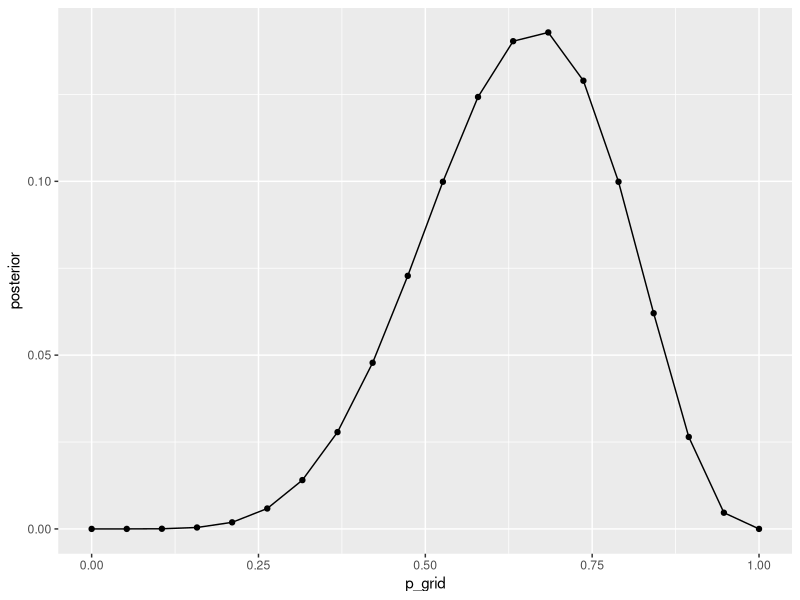
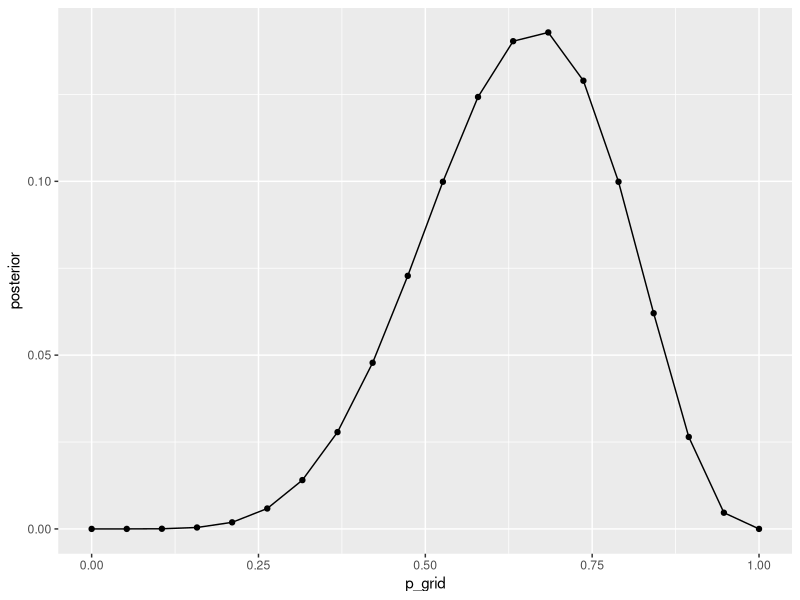
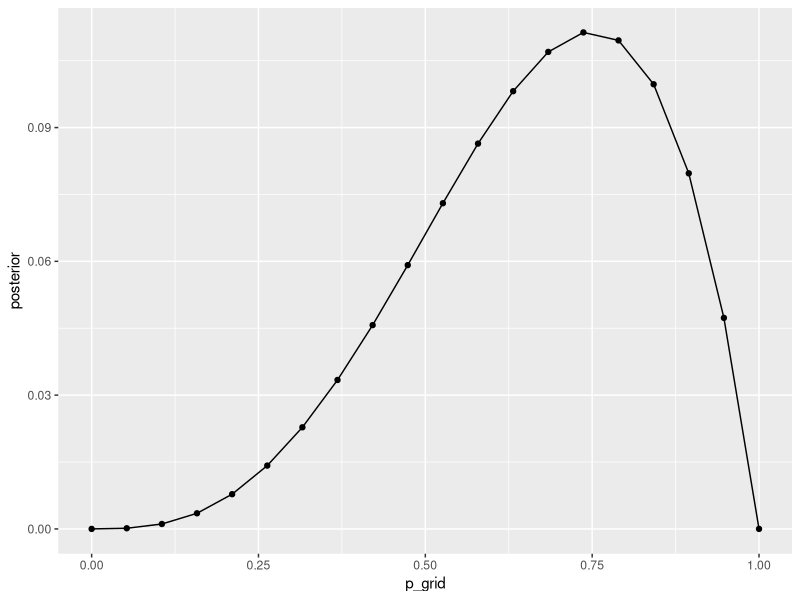
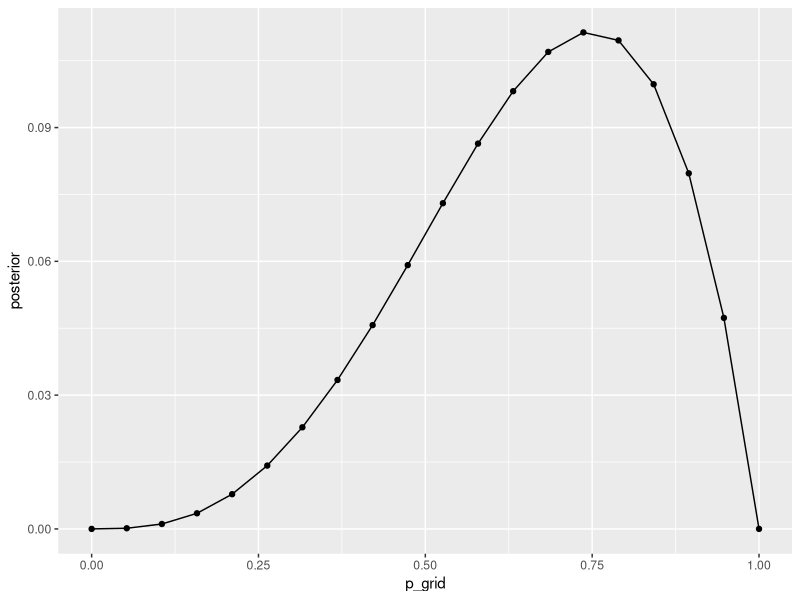
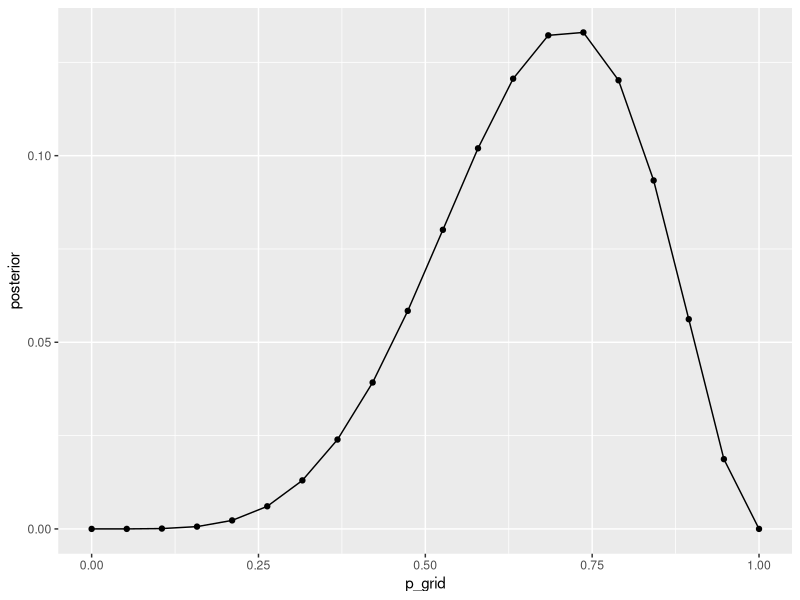
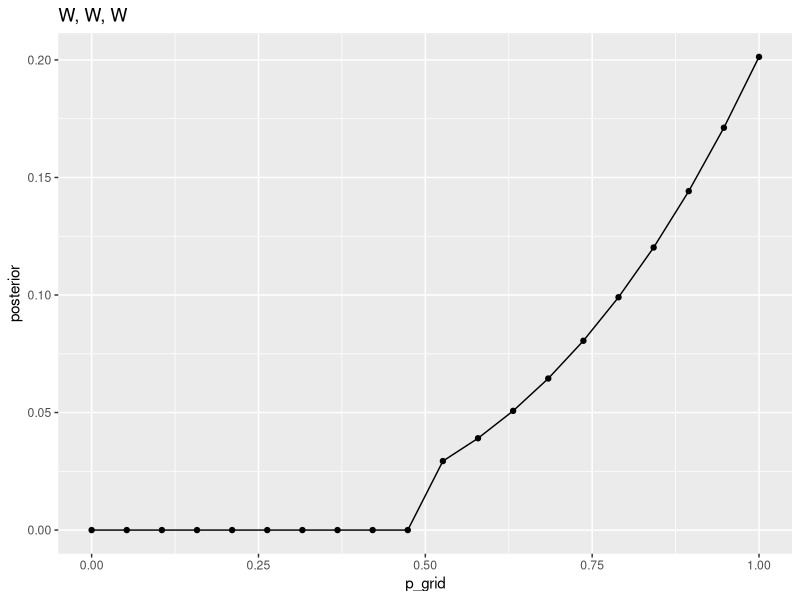
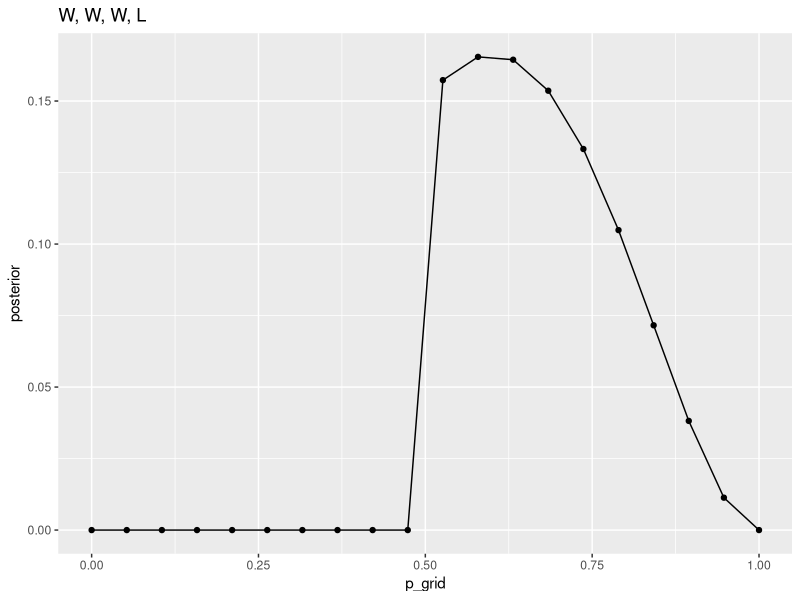
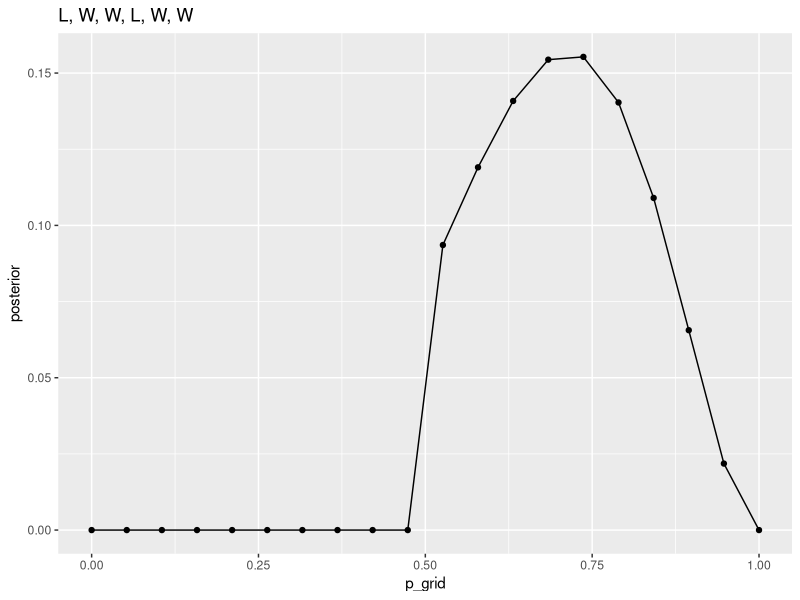

The R source for these figures, in order:
## ---- chunk 1
#| label: setup
#| output: false

library(tidyverse)
## ---- chunk 2
#define grid
p_grid <- 
  seq(from = 0, to = 1, length.out = 20)

#define prior
prior <- 
  rep(1, 20)

#compute likelihood at each value in grid
likelihood <- 
  dbinom(6, size = 9, prob = p_grid)

#compute compute product of likelihood and prior
unstd.posterior  <- 
  likelihood * prior

# standardize the posterior, so it sums to 1
posterior <- 
  unstd.posterior / sum(unstd.posterior)

## ---- chunk 3
# Put it in tibble
data <- 
  tibble(
    p_grid,
    prior,
    likelihood,
    unstd.posterior,
    posterior
  )

data |> 
  ggplot(aes(p_grid, posterior)) +
  geom_point() +
  geom_line()
## ---- chunk 4
data |> 
  mutate(
    likelihood = dbinom(3, size = 3, prob = p_grid)
  ) |> 
  ggplot(aes(p_grid, posterior)) +
  geom_point() +
  geom_line()
## ---- chunk 5
# make it a tibble
tibble(
  p_grid           = seq(from = 0, to = 1, length.out = 20),
  prior            = rep(1, 20),
  # this here is the thing that changes
  likelihood       = dbinom(3, size = 4, prob = p_grid),
  unstd.posterior  =  likelihood * prior,
  posterior        = unstd.posterior / sum(unstd.posterior)
) |> 
  #plot it
  ggplot(aes(p_grid, posterior)) +
  geom_point() +
  geom_line()
## ---- chunk 6
# make it a tibble
tibble(
  p_grid           = seq(from = 0, to = 1, length.out = 20),
  prior            = rep(1, 20),
  # this here is the thing that changes
  likelihood       = dbinom(3, size = 4, prob = p_grid),
  unstd.posterior  =  likelihood * prior,
  posterior        = unstd.posterior / sum(unstd.posterior)
) |> 
  #plot it
  ggplot(aes(p_grid, posterior)) +
  geom_point() +
  geom_line()
## ---- chunk 7
# make it a tibble
tibble(
  p_grid           = seq(from = 0, to = 1, length.out = 20),
  prior            = rep(1, 20),
  # this here is the thing that changes
  likelihood       = dbinom(5, size = 7, prob = p_grid),
  unstd.posterior  =  likelihood * prior,
  posterior        = unstd.posterior / sum(unstd.posterior)
) |> 
  #plot it
  ggplot(aes(p_grid, posterior)) +
  geom_point() +
  geom_line()
## ---- chunk 8
ifelse(p_grid < 0.5, 0, 1)
## ---- chunk 9
#| echo: false

# make it a tibble
tibble(
  p_grid           = seq(from = 0, to = 1, length.out = 20),
  # yeah well, I just put the above call in here
  prior            = ifelse(p_grid < 0.5, 0, 1),
  # And change the values according to the above sample
  likelihood       = dbinom(3, size = 3, prob = p_grid),
  unstd.posterior  = likelihood * prior,
  posterior        = unstd.posterior / sum(unstd.posterior)
) |> 
  #plot it
  ggplot(aes(p_grid, posterior)) +
  geom_point() +
  geom_line() +
  labs(
    title = "W, W, W"
  )
## ---- chunk 10
#| echo: false

# make it a tibble
tibble(
  p_grid           = seq(from = 0, to = 1, length.out = 20),
  # yeah well, I just put the above call in here
  prior            = ifelse(p_grid < 0.5, 0, 1),
  # And change the values according to the above sample
  likelihood       = dbinom(3, size = 5, prob = p_grid),
  unstd.posterior  = likelihood * prior,
  posterior        = unstd.posterior / sum(unstd.posterior)
) |> 
  #plot it
  ggplot(aes(p_grid, posterior)) +
  geom_point() +
  geom_line() +
  labs(title = "W, W, W, L"
  )
## ---- chunk 11
#| echo: false

# make it a tibble
tibble(
  p_grid           = seq(from = 0, to = 1, length.out = 20),
  # yeah well, I just put the above call in here
  prior            = ifelse(p_grid < 0.5, 0, 1),
  # And change the values according to the above sample
  likelihood       = dbinom(5, size = 7, prob = p_grid),
  unstd.posterior  = likelihood * prior,
  posterior        = unstd.posterior / sum(unstd.posterior)
) |> 
  #plot it
  ggplot(aes(p_grid, posterior)) +
  geom_point() +
  geom_line() +
  labs(title = "L, W, W, L, W, W"
  )

## ---- chunk 12
pr_earth_land <- 
  (0.3 * 0.5) / (0.3 * 0.5 + 1 * 0.5)

pr_earth_land
## ---- chunk 13
# I'll make a tibble for that
  tibble(
    cards = c("b/b", "b/w", "w/w"),
    ways_b = c(2, 1, 0),
    plausibility = (ways_b / sum(ways_b)),
    numerator = ways_b %% sum(ways_b),
    denominator = sum(ways_b)
  )
## ---- chunk 14
cards <-
  c("b/b", "b/w", "w/w")

ways_b <- 
  c( 2, 1, 0)

ways_b <- 
  setNames(ways_b, cards)
    
plausibility <- 
  (ways_b / sum(ways_b))

denominator <-  
  sum(ways_b)

numerator <- 
  ways_b %% denominator

plaus_results <- 
  rbind(numerator, denominator)

plaus_results
